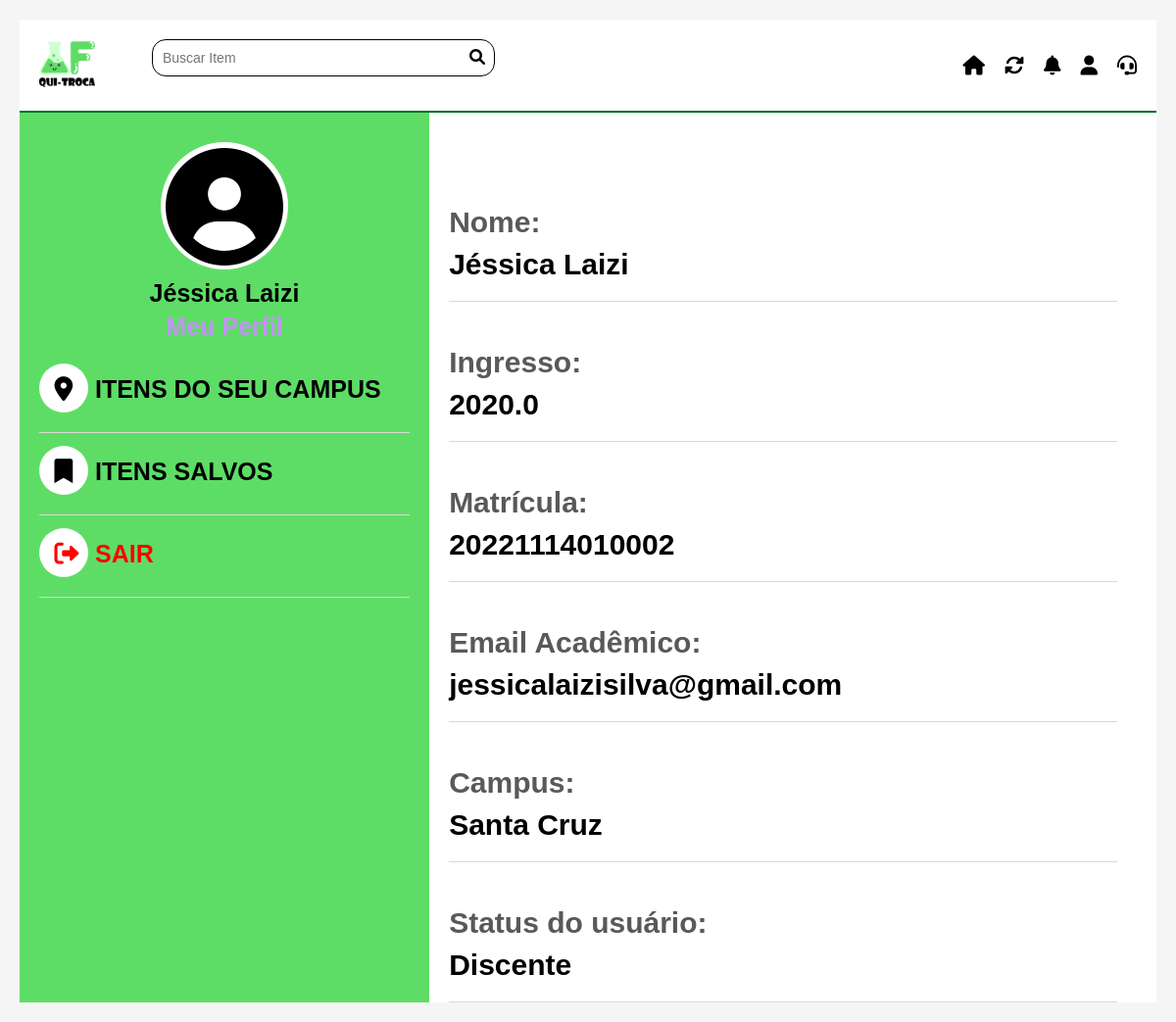
/perfil/ (signed in), run on the app's committed database.
### inventario/models.py (models this page shows)
class Usuario(models.Model):
    matricula=models.CharField(max_length=15,null=False)
    campus=models.ForeignKey(Campus, on_delete=models.CASCADE)
    status=models.CharField(max_length=50,null=False)
    user=models.ForeignKey(User,on_delete=models.CASCADE)
    ingresso=models.CharField(max_length=15,null=False)

class Campus(models.Model):
    campus=models.CharField(max_length=50,null=False)

### inventario/views.py (the view)
# urls.py: path('perfil/', perfil, name="perfil"),
def perfil(request):
    usuario = request.user
    inv = Usuario.objects.get(user_id=usuario.id)
    return render(request, "perfil.html", {"usuario":usuario, "inv": inv})

### templates/perfil.html
{% extends "_master.html" %}
{% load static %}
{% block main %}
  <div class="completo">
    <aside class="sidebar">
      <div class="profile-section">
        <div class="foto_perfil">
          <i class="fa-solid fa-circle-user"></i>
        </div>
        <h2>{{usuario.first_name}}</h2>
        <a href="#" class="profile-link">Meu Perfil</a>
  </div>
      <nav class="menu">
        <ul>
          <li><a href="#"><i class="fa-solid fa-location-dot"></i> ITENS DO SEU CAMPUS</a></li>
          <li><a href="{% url "pag_troca" "salvos"%}"><i class="fa-solid fa-bookmark"></i> ITENS SALVOS</a></li>
          <li><a href="#" class="sair"><i class="fa-solid fa-right-from-bracket"></i> SAIR</a></li>
        </ul>
      </nav>
    </aside>
   <div class="content">
        <div class="info">
          <label>Nome:</label>
        </div>
        <div class = "info_user">
          <label>{{usuario.first_name}}</label>
        </div>
        <div class="info">
        <label>Ingresso:</label>
        </div>
        <div class = "info_user">
          <label>{{inv.ingresso}}</label>
        </div>
        <div class="info">
        <label>Matrícula:</label>
        </div>
        <div class = "info_user">
          <label>{{inv.matricula}}</label>
        </div>
        <div class="info">
        <label>Email Acadêmico:</label>
        </div>
        <div class = "info_user">
          <label>{{usuario.email}}</label>
        </div>
        <div class="info">
        <label>Campus:</label>
        </div>
        <div class = "info_user">
        <label>{{inv.campus.campus}}</label>
        </div>
        <div class="info">
        <label>Status do usuário:</label>
        </div>
        <div class = "info_user">
          <label>{{inv.status}}</label>
        </div>
      </div>
    </div>
{% endblock  %}

### static/css/detalhes.css (style rules this page uses)
body { margin: 0; padding: 0; font-family: Arial, sans-serif; background-color: #f2f2f2; }

### static/css/perfil.css (style rules this page uses)
.completo * { margin: 0; padding: 0; box-sizing: border-box; }
.completo { width: 100%; margin: -20px; background-color: #ffffff; display: flex; }
.sidebar { width: 650px; background-color: #5EDD66; color: black; padding: 20px; }
.profile-section { text-align: center; margin-bottom: 30px; }
.foto_perfil { width: 130px; height: 130px; background-color: white; border-radius: 50%; margin: 10px auto; color: black; font-weight: bold; text-decoration: none; font-size: 120px; display: block; }
.profile-section h2 { font-size: 25px; margin-bottom: 5px; }
.profile-link { font-size: 25px; color: #c393f7; text-decoration: none; font-weight: bold; }
.menu ul { list-style: none; }
.menu li { margin: 20px 0; }
.menu a { color: black; font-weight: bold; text-decoration: none; font-size: 25px; display: block; margin-top: -1em; padding-top: 30px; padding-bottom: 20px; border-bottom: 1px solid rgb(221, 215, 215); }
.menu i { width: 50px; height: 50px; background-color: #fff; border-radius: 50%; padding-left: .62em; padding-top: 13px; padding-bottom: 20px; margin-top: -1em; }
.menu .sair { color: red; }
.content { padding-left: 20px; width: 100%; }
.info>label { color: rgb(90, 88, 88); margin-top: 1.5em; display: inline-block; font-size: 30px; font-weight:bold; }
.info_user>label { color: black; display:block; margin-top: .3em; font-size: 30px; padding-bottom: 20px; border-bottom: 1px solid rgb(221, 215, 215); }

### static/css/visual.css (style rules this page uses)
* { margin: 10; padding: 10; box-sizing: border-box; }
body { font-family: Arial, sans-serif; background-color: #f5f5f5; padding: 20px; }

### static/css/save_item.css (style rules this page uses)
label { font-size: 18px; color: #000000; font-weight: bold; margin-right: 10px; white-space: nowrap; }

### static/css/pag_troca.css (style rules this page uses)
.sidebar { width: 650px; background-color: #5EDD66; color: black; padding: 20px; min-height: 90vh; }
.profile-section { text-align: center; margin-bottom: 30px; }
.foto_perfil { width: 130px; height: 130px; background-color: white; border-radius: 50%; margin: 10px auto; color: black; font-weight: bold; text-decoration: none; font-size: 120px; display: block; }
.profile-section h2 { font-size: 25px; margin-bottom: 5px; }
.profile-link { font-size: 25px; color: #c393f7; text-decoration: none; font-weight: bold; }
.menu ul { list-style: none; }
.menu li { margin: 20px 0; }
.menu a { color: black; font-weight: bold; text-decoration: none; font-size: 25px; display: block; margin-top: -1em; padding-top: 30px; padding-bottom: 20px; border-bottom: 1px solid rgb(221, 215, 215); }
.menu i { width: 50px; height: 50px; background-color: #fff; border-radius: 50%; padding-left: .62em; padding-top: 13px; padding-bottom: 20px; margin-top: -1em; }
.menu .sair { color: red; }
.content { padding-left: 20px; width: 100%; }
.content, h2 { margin-top: 50px; }

### data on the page
Usuario: ingresso "2020.0", matricula "20221114010002", campus.campus "Santa Cruz", status "Discente"

### other printed values
{{ usuario.first_name }} "Jéssica Laizi"
{{ usuario.email }} "jessicalaizisilva@gmail.com"
